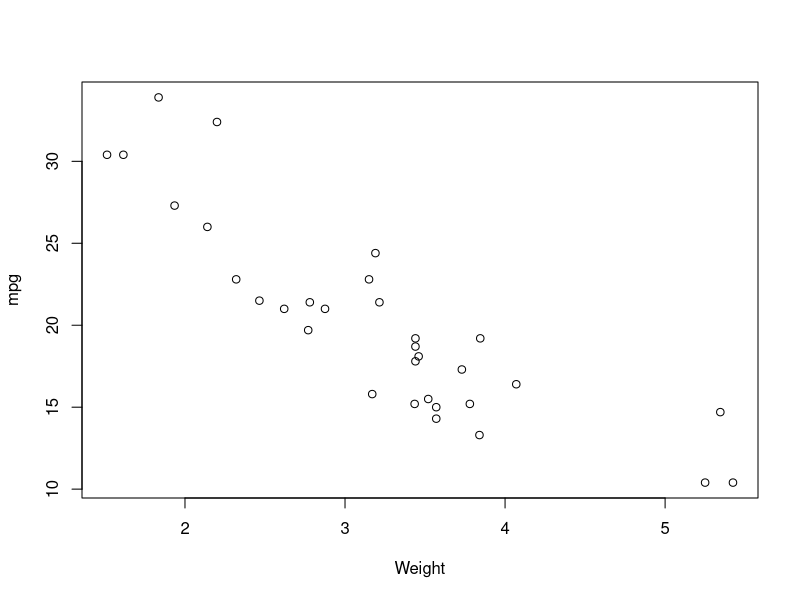

Write the R code that produced this figure.
## ---- chunk 1
knitr::opts_chunk$set(echo = TRUE)
## ---- chunk 2
plot(mtcars$wt, mtcars$mpg, xlab = "Weight", ylab = "mpg")
